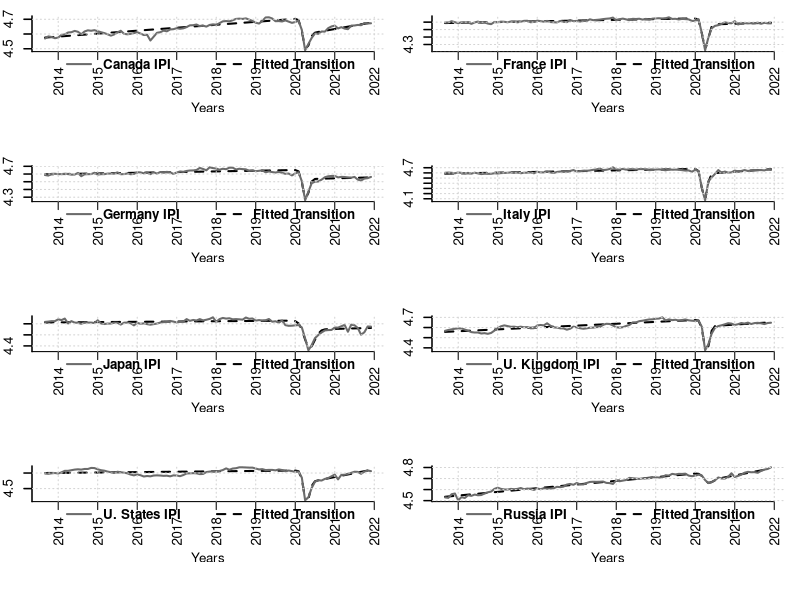
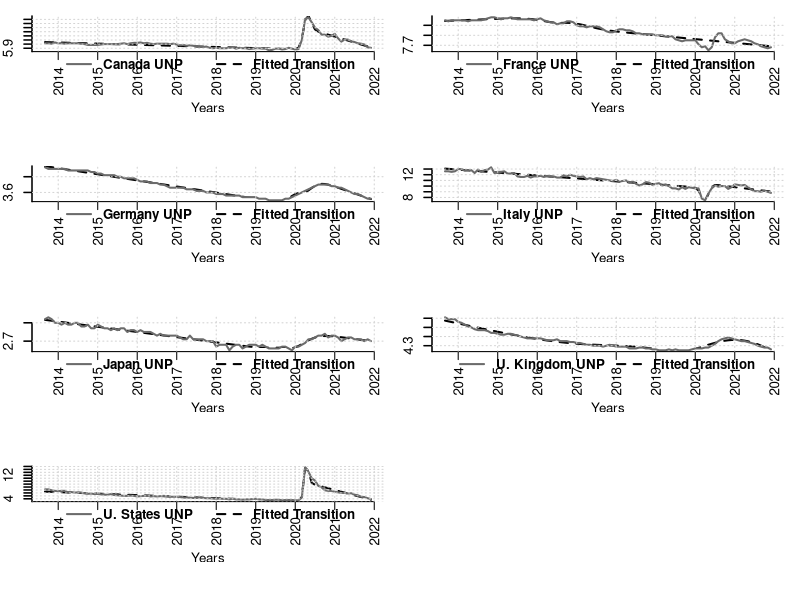
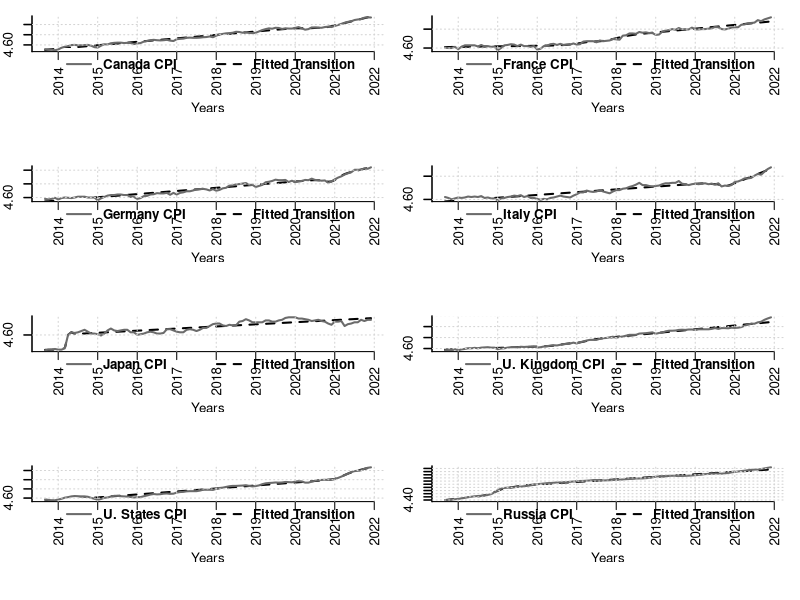

Recreate these plots in R, in order.
#########################################################################################################
# Plot Codes of
# 
# "Does the shape of economic recovery matter? An alternative unit root test with new smooth transition model"
# 
# written by Dr. Mehmet ÖZCAN / www.ozcanmehmet.com / mehmetozcan@kmu.edu.tr 
# 
# 
# 1) Results are printed to the screen.
#
# 2) All steps of application process are explained below. Please check them before run the codes.
#
# *Instructions*
#
# 1) First, please install required R packcages stated in PART-1
# 2) Run all codes in PART-1
# 3) Before run PART-2, please chose working directory folder that contains your "data.txt" file.
# 4) PART-2 codes draw plots for selected G8 country's data. Threfore, before analyse your data try
#    data of this study. It could be found at "cpi.txt", "ind.txt", and "unemp.txt" files in same repository of Dr. Özcan's GitHub page.
#
#########################################################################################################
# PART -1 
#########################################################################################################
# Required Packcages 
library(nloptr)
# Required Functions
#########################################################################################################
#########################################################################################################
# Required Functions
#########################################################################################################
# Starting value estimation for Models (A, B & C)
start0 <- function(yt){
tt<-length(yt)
tr<-as.matrix(c(1:tt))
cc<-as.matrix(rep(1,tt))

tauGs<-c()
for(kk in 1:tt){ tauGs[kk]<-(kk/tt) }
gamaGs<-seq(0,1,0.1)

SSRA<-matrix(0,length(tauGs),length(gamaGs))
SSRB<-matrix(0,length(tauGs),length(gamaGs))
SSRC<-matrix(0,length(tauGs),length(gamaGs))

for(vk in 1:3){
for(vi in 1:(length(gamaGs))){
for(vj in 1:(length(tauGs))){

    It  <- matrix(0,tt,1)
    for(i in 1:tt) if(i>tauGs[vj]*tt) It[i] = 1

st <- (1-exp(-(gamaGs[vi])*(tr-(tauGs[vj]*tt))^2))

if(vk==1){X<-as.matrix(cbind(cc,st,(It*st)))}
if(vk==2){X<-as.matrix(cbind(cc,tr,st,(It*st)))}
if(vk==3){X<-as.matrix(cbind(cc,tr,st,(It*st),(tr*It*st)))}

XX<-(MASS:::ginv(t(X)%*%X, tol=1e-25))
betas<-XX%*%(t(X)%*%yt)
Yhat<-t((t(betas)%*%t(X)))
ehat<-(yt-Yhat)
if(vk==1){SSRA[vj,vi]<-sum((ehat)^2)}
if(vk==2){SSRB[vj,vi]<-sum((ehat)^2)}
if(vk==3){SSRC[vj,vi]<-sum((ehat)^2)} 
}}}

for(vs in 1:3){
if(vs==1){posA<-which(SSRA == min(SSRA), arr.ind = TRUE);
    It  <- matrix(0,tt,1)
    for(i in 1:tt) if(i>tauGs[posA[1]]*tt) It[i] = 1
st1 <- (1-exp(-(gamaGs[posA[2]])*(tr-(tauGs[posA[1]]*tt))^2));
X<-as.matrix(cbind(cc,st1,(It*st1)))}
if(vs==2){posB<-which(SSRB == min(SSRB), arr.ind = TRUE);
    It  <- matrix(0,tt,1)
    for(i in 1:tt) if(i>tauGs[posB[1]]*tt) It[i] = 1
st1 <- (1-exp(-(gamaGs[posB[2]])*(tr-(tauGs[posB[1]]*tt))^2));
X<-as.matrix(cbind(cc,tr,st1,(It*st1)))}
if(vs==3){posC<-which(SSRC == min(SSRC), arr.ind = TRUE);
    It  <- matrix(0,tt,1)
    for(i in 1:tt) if(i>tauGs[posC[1]]*tt) It[i] = 1
st1 <- (1-exp(-(gamaGs[posC[2]])*(tr-(tauGs[posC[1]]*tt))^2));
X<-as.matrix(cbind(cc,tr,st1,(It*st1),(tr*It*st1)))}

XX<-(MASS:::ginv(t(X)%*%X, tol=1e-25))

if(vs==1){betasA<-XX%*%(t(X)%*%yt);
betasA<-rbind(betasA,gamaGs[posA[2]],tauGs[posA[1]])}
if(vs==2){betasB<-XX%*%(t(X)%*%yt);
betasB<-rbind(betasB,gamaGs[posB[2]],tauGs[posB[1]])}
if(vs==3){betasC<-XX%*%(t(X)%*%yt);
betasC<-rbind(betasC,gamaGs[posC[2]],tauGs[posC[1]])}
}
list(betasA=betasA, betasB=betasB, betasC=betasC)
}
#########################################################################################################
# Models (A, B & C) Estimation with Sequential Quadratic Programing
est<-function(yt, b0a, b0b, b0c){
tt<-length(yt)
tr<-as.matrix(c(1:tt))
cc<-as.matrix(rep(1,tt))
X   <- as.matrix(cbind(cc,tr))

stabA<-function(b){
    It  <- matrix(0,tt,1)
    for(i in 1:tt) if(i>b[5]*tt) It[i] = 1

    s1t <- (1-exp(-(b[4])*(tr-(b[5]*tt))^2))
    yth <- (b[1]*X[,1])+(b[2]*s1t)+(b[3]*It*s1t)

    sum((yt-yth)^2)
}

stabB<-function(b){
    It  <- matrix(0,tt,1)
    for(i in 1:tt) if(i>b[6]*tt) It[i] = 1

    s1t <- (1-exp(-(b[5])*(tr-(b[6]*tt))^2))
    yth <- (b[1]*X[,1])+(b[2]*X[,2])+(b[3]*s1t)+(b[4]*It*s1t)

    sum((yt-yth)^2)
}

stabC<-function(b){
    It  <- matrix(0,tt,1)
    for(i in 1:tt) if(i>b[7]*tt) It[i] = 1

    s1t <- (1-exp(-(b[6])*(tr-(b[7]*tt))^2))
    yth <- (b[1]*X[,1])+(b[2]*X[,2])+(b[3]*s1t)+(b[4]*It*s1t)+(b[5]*X[,2]*It*s1t)

    sum((yt-yth)^2)
}

lba<-c(-Inf,-Inf,-Inf,0,0)
uba<-c(Inf,Inf,Inf,Inf,1)

lbb<-c(-Inf,-Inf,-Inf,-Inf,0,0)
ubb<-c(Inf,Inf,Inf,Inf,Inf,1)

lbc<-c(-Inf,-Inf,-Inf,-Inf,-Inf,0,0)
ubc<-c(Inf,Inf,Inf,Inf,Inf,Inf,1)

SA<-nloptr:::slsqp(b0a,fn=stabA,lower=lba,upper=uba, control=list(xtol_rel=1e-25))
SB<-nloptr:::slsqp(b0b,fn=stabB,lower=lbb,upper=ubb, control=list(xtol_rel=1e-25))
SC<-nloptr:::slsqp(b0c,fn=stabC,lower=lbc,upper=ubc, control=list(xtol_rel=1e-25))

staba<-function(b){
    It  <- matrix(0,tt,1)
    for(i in 1:tt) if(i>b[5]*tt) It[i] = 1

    s1t <- (1-exp(-(b[4])*(tr-(b[5]*tt))^2))
    (b[1]*X[,1])+(b[2]*s1t)+(b[3]*It*s1t)
}
yhatA<-staba(SA$par)

stabb<-function(b){
    It  <- matrix(0,tt,1)
    for(i in 1:tt) if(i>b[6]*tt) It[i] = 1

    s1t <- (1-exp(-(b[5])*(tr-(b[6]*tt))^2))
    (b[1]*X[,1])+(b[2]*X[,2])+(b[3]*s1t)+(b[4]*It*s1t)
}
yhatB<-stabb(SB$par)

stabc<-function(b){
    It  <- matrix(0,tt,1)
    for(i in 1:tt) if(i>b[7]*tt) It[i] = 1

    s1t <- (1-exp(-(b[6])*(tr-(b[7]*tt))^2))
    (b[1]*X[,1])+(b[2]*X[,2])+(b[3]*s1t)+(b[4]*It*s1t)+(b[5]*X[,2]*It*s1t)
}
yhatC<-stabc(SC$par)

list(ehat=as.matrix(cbind((yt-yhatA),(yt-yhatB),(yt-yhatC))), yhat=as.matrix(cbind(yhatA,yhatB,yhatC)),BetaA=as.matrix(SA$par),BetaB=as.matrix(SB$par),BetaC=as.matrix(SC$par))
}
#########################################################################################################
# PART - 2
#########################################################################################################
# Aplication
# select working directory folder
# setwd("your folder directory") 
# read data
# the plot codes automatically draw and save .png file into working directory folder

setwd("C:/Users/Ozc/Desktop/Destek")

D1   <- as.matrix(log(read.table("ipi.txt")))
D2   <- as.matrix(read.table("unp.txt"))
D3   <- as.matrix(log(read.table("cpi.txt")))
#########################################################################################################
# IPI Plots
YTR <- matrix(0,nrow(D1),8)
for(i in 1:8){
vrb  <- D1[,i]
TF   <- start0(vrb)
b0a  <- TF$betasA
b0b  <- TF$betasB
b0c  <- TF$betasC
EST  <- est(vrb, b0a, b0b,b0c)
Ytr  <- as.matrix(EST$yhat)
YTR[,i]  <- Ytr[,3]}

graphics.off()
png(filename="IPIs.png",width=1380,height=1920,pointsize=10,res=250)
par(mfrow=c(4,2))
par(cex=0.8, mar=c(6.15,2,1,1))
# Canada
vrb<-D1[,1]
plot(ts(YTR[,1], start=c(2013,9),frequency=12),lty=2,axes=FALSE,lwd=2,col="black",ylab=NA,xlab="Years",ylim=c(min(vrb),max(vrb)))
legend(x = "bottom", inset = c(0, -0.8), legend = c("Canada IPI", "Fitted Transition"), lty = c(1, 2),col = c("gray42", "black"),lwd=2,xpd =TRUE,horiz=TRUE,text.font=2,box.lty=0) 
lines(ts(vrb, start=c(2013,9), frequency=12),lty=1, lwd=2, col="gray42")
axis(1, at =c(2013:2022), labels=c(2013:2022),las=3, gap.axis=0.1)
axis(2, at = seq(round(min(vrb)-0.5,1),round(max(vrb)+0.5,1),0.1),lwd=1.5)
abline(v=(seq(2013,2022,1)), col="lightgray", lty="dotted")
abline(h=seq(round(min(vrb),1),round(max(vrb),1),0.1), col="lightgray", lty="dotted")
# France
vrb<-D1[,2]
plot(ts(YTR[,2], start=c(2013,9),frequency=12),lty=2,axes=FALSE,lwd=2,col="black",ylab=NA,xlab="Years",ylim=c(min(vrb),max(vrb)))
legend(x = "bottom", inset = c(0, -0.8), legend = c("France IPI", "Fitted Transition"), lty = c(1, 2),col = c("gray42", "black"),lwd=2,xpd=TRUE,horiz=TRUE,text.font=2,box.lty=0) 
lines(ts(vrb, start=c(2013,9), frequency=12),lty=1, lwd=2, col="gray42")
axis(1, at =c(2013:2022), labels=c(2013:2022),las=3, gap.axis=0.1)
axis(2, at = seq(round(min(vrb)-0.5,1),round(max(vrb)+0.5,1),0.1),lwd=1.5)
abline(v=(seq(2013,2022,1)), col="lightgray", lty="dotted")
abline(h=seq(round(min(vrb),1),round(max(vrb),1),0.1), col="lightgray", lty="dotted")
# Germany
vrb<-D1[,3]
plot(ts(YTR[,3], start=c(2013,9),frequency=12),lty=2,axes=FALSE,lwd=2,col="black",ylab=NA,xlab="Years",ylim=c(min(vrb),max(vrb)))
legend(x = "bottom", inset = c(0, -0.8), legend = c("Germany IPI", "Fitted Transition"), lty = c(1, 2),col = c("gray42", "black"),lwd=2,xpd=TRUE,horiz=TRUE,text.font=2,box.lty=0) 
lines(ts(vrb, start=c(2013,9), frequency=12),lty=1, lwd=2, col="gray42")
axis(1, at =c(2013:2022), labels=c(2013:2022),las=3, gap.axis=0.1)
axis(2, at = seq(round(min(vrb)-0.5,1),round(max(vrb)+0.5,1),0.1),lwd=1.5)
abline(v=(seq(2013,2022,1)), col="lightgray", lty="dotted")
abline(h=seq(round(min(vrb),1),round(max(vrb),1),0.1), col="lightgray", lty="dotted")
# Italy
vrb<-D1[,4]
plot(ts(YTR[,4], start=c(2013,9),frequency=12),lty=2,axes=FALSE,lwd=2,col="black",ylab=NA,xlab="Years",ylim=c(min(vrb),max(vrb)))
legend(x = "bottom", inset = c(0, -0.8), legend = c("Italy IPI", "Fitted Transition"), lty = c(1, 2),col = c("gray42", "black"),lwd=2,xpd=TRUE,horiz=TRUE,text.font=2,box.lty=0) 
lines(ts(vrb, start=c(2013,9), frequency=12),lty=1, lwd=2, col="gray42")
axis(1, at =c(2013:2022), labels=c(2013:2022),las=3, gap.axis=0.1)
axis(2, at = seq(round(min(vrb)-0.5,1),round(max(vrb)+0.5,1),0.1),lwd=1.5)
abline(v=(seq(2013,2022,1)), col="lightgray", lty="dotted")
abline(h=seq(round(min(vrb),1),round(max(vrb),1),0.1), col="lightgray", lty="dotted")
# Japan
vrb<-D1[,5]
plot(ts(YTR[,5], start=c(2013,9),frequency=12),lty=2,axes=FALSE,lwd=2,col="black",ylab=NA,xlab="Years",ylim=c(min(vrb),max(vrb)))
legend(x = "bottom", inset = c(0, -0.8), legend = c("Japan IPI", "Fitted Transition"), lty = c(1, 2),col = c("gray42", "black"),lwd=2,xpd=TRUE,horiz=TRUE,text.font=2,box.lty=0) 
lines(ts(vrb, start=c(2013,9), frequency=12),lty=1, lwd=2, col="gray42")
axis(1, at =c(2013:2022), labels=c(2013:2022),las=3, gap.axis=0.1)
axis(2, at = seq(round(min(vrb)-0.5,1),round(max(vrb)+0.5,1),0.1),lwd=1.5)
abline(v=(seq(2013,2022,1)), col="lightgray", lty="dotted")
abline(h=seq(round(min(vrb),1),round(max(vrb),1),0.1), col="lightgray", lty="dotted")
# United Kingdom
vrb<-D1[,6]
plot(ts(YTR[,6], start=c(2013,9),frequency=12),lty=2,axes=FALSE,lwd=2,col="black",ylab=NA,xlab="Years",ylim=c(min(vrb),max(vrb)))
legend(x = "bottom", inset = c(0, -0.8), legend = c("U. Kingdom IPI", "Fitted Transition"), lty = c(1, 2),col = c("gray42", "black"),lwd=2,xpd=TRUE,horiz=TRUE,text.font=2,box.lty=0) 
lines(ts(vrb, start=c(2013,9), frequency=12),lty=1, lwd=2, col="gray42")
axis(1, at =c(2013:2022), labels=c(2013:2022),las=3, gap.axis=0.1)
axis(2, at = seq(round(min(vrb)-0.5,1),round(max(vrb)+0.5,1),0.1),lwd=1.5)
abline(v=(seq(2013,2022,1)), col="lightgray", lty="dotted")
abline(h=seq(round(min(vrb),1),round(max(vrb),1),0.1), col="lightgray", lty="dotted")
# United States
vrb<-D1[,7]
plot(ts(YTR[,7], start=c(2013,9),frequency=12),lty=2,axes=FALSE,lwd=2,col="black",ylab=NA,xlab="Years",ylim=c(min(vrb),max(vrb)))
legend(x = "bottom", inset = c(0, -0.8), legend = c("U. States IPI", "Fitted Transition"), lty = c(1, 2),col = c("gray42", "black"),lwd=2,xpd=TRUE,horiz=TRUE,text.font=2,box.lty=0) 
lines(ts(vrb, start=c(2013,9), frequency=12),lty=1, lwd=2, col="gray42")
axis(1, at =c(2013:2022), labels=c(2013:2022),las=3, gap.axis=0.1)
axis(2, at = seq(round(min(vrb)-0.5,1),round(max(vrb)+0.5,1),0.1),lwd=1.5)
abline(v=(seq(2013,2022,1)), col="lightgray", lty="dotted")
abline(h=seq(round(min(vrb),1),round(max(vrb),1),0.1), col="lightgray", lty="dotted")
# Russia
vrb<-D1[,8]
plot(ts(YTR[,8], start=c(2013,9),frequency=12),lty=2,axes=FALSE,lwd=2,col="black",ylab=NA,xlab="Years",ylim=c(min(vrb),max(vrb)))
legend(x = "bottom", inset = c(0, -0.8), legend = c("Russia IPI", "Fitted Transition"), lty = c(1, 2),col = c("gray42", "black"),lwd=2,xpd=TRUE,horiz=TRUE,text.font=2,box.lty=0) 
lines(ts(vrb, start=c(2013,9), frequency=12),lty=1, lwd=2, col="gray42")
axis(1, at =c(2013:2022), labels=c(2013:2022),las=3, gap.axis=0.1)
axis(2, at = seq(round(min(vrb)-0.5,1),round(max(vrb)+0.5,1),0.1),lwd=1.5)
abline(v=(seq(2013,2022,1)), col="lightgray", lty="dotted")
abline(h=seq(round(min(vrb),1),round(max(vrb),1),0.1), col="lightgray", lty="dotted")
dev.off()
graphics.off()

#########################################################################################################
# UNP Plots
YTR <- matrix(0,nrow(D2),7)
for(i in 1:7){
vrb  <- D2[,i]
TF   <- start0(vrb)
b0a  <- TF$betasA
b0b  <- TF$betasB
b0c  <- TF$betasC
EST  <- est(vrb, b0a, b0b,b0c)
Ytr  <- as.matrix(EST$yhat)
YTR[,i]  <- Ytr[,3]}

# Plots
graphics.off()
png(filename="UNPs.png",width=1380,height=1920,pointsize=10,res=250)
par(mfrow=c(4,2))
par(cex=0.8, mar=c(6.15,2,1,1))
# Canada
vrb<-D2[,1]
plot(ts(YTR[,1], start=c(2013,9),frequency=12),lty=2,axes=FALSE,lwd=2,col="black",ylab=NA,xlab="Years",ylim=c(min(vrb),max(vrb)))
legend(x = "bottom", inset = c(0, -0.8), legend = c("Canada UNP", "Fitted Transition"), lty = c(1, 2),col = c("gray42", "black"),lwd=2,xpd =TRUE,horiz=TRUE,text.font=2,box.lty=0) 
lines(ts(vrb, start=c(2013,9), frequency=12),lty=1, lwd=2, col="gray42")
axis(1, at =c(2013:2022), labels=c(2013:2022),las=3, gap.axis=0.1)
axis(2, at = seq(round(min(vrb)-0.5,1),round(max(vrb)+0.5,1),1),lwd=1.5)
abline(v=(seq(2013,2022,1)), col="lightgray", lty="dotted")
abline(h=seq(round(min(vrb)-0.5,1),round(max(vrb)+0.5,1),1), col="lightgray", lty="dotted")
# France
vrb<-D2[,2]
plot(ts(YTR[,2], start=c(2013,9),frequency=12),lty=2,axes=FALSE,lwd=2,col="black",ylab=NA,xlab="Years",ylim=c(min(vrb),max(vrb)))
legend(x = "bottom", inset = c(0, -0.8), legend = c("France UNP", "Fitted Transition"), lty = c(1, 2),col = c("gray42", "black"),lwd=2,xpd=TRUE,horiz=TRUE,text.font=2,box.lty=0) 
lines(ts(vrb, start=c(2013,9), frequency=12),lty=1, lwd=2, col="gray42")
axis(1, at =c(2013:2022), labels=c(2013:2022),las=3, gap.axis=0.1)
axis(2, at = seq(round(min(vrb)-0.5,1),round(max(vrb)+0.5,1),1),lwd=1.5)
abline(v=(seq(2013,2022,1)), col="lightgray", lty="dotted")
abline(h=seq(round(min(vrb)-0.5,1),round(max(vrb)+0.5,1),1), col="lightgray", lty="dotted")
# Germany
vrb<-D2[,3]
plot(ts(YTR[,3], start=c(2013,9),frequency=12),lty=2,axes=FALSE,lwd=2,col="black",ylab=NA,xlab="Years",ylim=c(min(vrb),max(vrb)))
legend(x = "bottom", inset = c(0, -0.8), legend = c("Germany UNP", "Fitted Transition"), lty = c(1, 2),col = c("gray42", "black"),lwd=2,xpd=TRUE,horiz=TRUE,text.font=2,box.lty=0) 
lines(ts(vrb, start=c(2013,9), frequency=12),lty=1, lwd=2, col="gray42")
axis(1, at =c(2013:2022), labels=c(2013:2022),las=3, gap.axis=0.1)
axis(2, at = seq(round(min(vrb)-0.5,1),round(max(vrb)+0.5,1),1),lwd=1.5)
abline(v=(seq(2013,2022,1)), col="lightgray", lty="dotted")
abline(h=seq(round(min(vrb)-0.5,1),round(max(vrb)+0.5,1),1), col="lightgray", lty="dotted")
# Italy
vrb<-D2[,4]
plot(ts(YTR[,4], start=c(2013,9),frequency=12),lty=2,axes=FALSE,lwd=2,col="black",ylab=NA,xlab="Years",ylim=c(min(vrb),max(vrb)))
legend(x = "bottom", inset = c(0, -0.8), legend = c("Italy UNP", "Fitted Transition"), lty = c(1, 2),col = c("gray42", "black"),lwd=2,xpd=TRUE,horiz=TRUE,text.font=2,box.lty=0) 
lines(ts(vrb, start=c(2013,9), frequency=12),lty=1, lwd=2, col="gray42")
axis(1, at =c(2013:2022), labels=c(2013:2022),las=3, gap.axis=0.1)
axis(2, at = seq(round(min(vrb)-0.5,1),round(max(vrb)+0.5,1),1),lwd=1.5)
abline(v=(seq(2013,2022,1)), col="lightgray", lty="dotted")
abline(h=seq(round(min(vrb)-0.5,1),round(max(vrb)+0.5,1),1), col="lightgray", lty="dotted")
# Japan
vrb<-D2[,5]
plot(ts(YTR[,5], start=c(2013,9),frequency=12),lty=2,axes=FALSE,lwd=2,col="black",ylab=NA,xlab="Years",ylim=c(min(vrb),max(vrb)))
legend(x = "bottom", inset = c(0, -0.8), legend = c("Japan UNP", "Fitted Transition"), lty = c(1, 2),col = c("gray42", "black"),lwd=2,xpd=TRUE,horiz=TRUE,text.font=2,box.lty=0) 
lines(ts(vrb, start=c(2013,9), frequency=12),lty=1, lwd=2, col="gray42")
axis(1, at =c(2013:2022), labels=c(2013:2022),las=3, gap.axis=0.1)
axis(2, at = seq(round(min(vrb)-0.5,1),round(max(vrb)+0.5,1),1),lwd=1.5)
abline(v=(seq(2013,2022,1)), col="lightgray", lty="dotted")
abline(h=seq(round(min(vrb)-0.5,1),round(max(vrb)+0.5,1),1), col="lightgray", lty="dotted")
# United Kingdom
vrb<-D2[,6]
plot(ts(YTR[,6], start=c(2013,9),frequency=12),lty=2,axes=FALSE,lwd=2,col="black",ylab=NA,xlab="Years",ylim=c(min(vrb),max(vrb)))
legend(x = "bottom", inset = c(0, -0.8), legend = c("U. Kingdom UNP", "Fitted Transition"), lty = c(1, 2),col = c("gray42", "black"),lwd=2,xpd=TRUE,horiz=TRUE,text.font=2,box.lty=0) 
lines(ts(vrb, start=c(2013,9), frequency=12),lty=1, lwd=2, col="gray42")
axis(1, at =c(2013:2022), labels=c(2013:2022),las=3, gap.axis=0.1)
axis(2, at = seq(round(min(vrb)-0.5,1),round(max(vrb)+0.5,1),1),lwd=1.5)
abline(v=(seq(2013,2022,1)), col="lightgray", lty="dotted")
abline(h=seq(round(min(vrb)-0.5,1),round(max(vrb)+0.5,1),1), col="lightgray", lty="dotted")
# United States
vrb<-D2[,7]
plot(ts(YTR[,7], start=c(2013,9),frequency=12),lty=2,axes=FALSE,lwd=2,col="black",ylab=NA,xlab="Years",ylim=c(min(vrb),max(vrb)))
legend(x = "bottom", inset = c(0, -0.8), legend = c("U. States UNP", "Fitted Transition"), lty = c(1, 2),col = c("gray42", "black"),lwd=2,xpd=TRUE,horiz=TRUE,text.font=2,box.lty=0) 
lines(ts(vrb, start=c(2013,9), frequency=12),lty=1, lwd=2, col="gray42")
axis(1, at =c(2013:2022), labels=c(2013:2022),las=3, gap.axis=0.1)
axis(2, at = seq(round(min(vrb)-0.5,1),round(max(vrb)+0.5,1),1),lwd=1.5)
abline(v=(seq(2013,2022,1)), col="lightgray", lty="dotted")
abline(h=seq(round(min(vrb)-0.5,1),round(max(vrb)+0.5,1),1), col="lightgray", lty="dotted")
dev.off()
graphics.off()

#########################################################################################################
# CPI Plots
YTR <- matrix(0,nrow(D3),8)
for(i in 1:8){
vrb  <- D3[,i]
TF   <- start0(vrb)
b0a  <- TF$betasA
b0b  <- TF$betasB
b0c  <- TF$betasC
EST  <- est(vrb, b0a, b0b,b0c)
Ytr  <- as.matrix(EST$yhat)
YTR[,i]  <- Ytr[,3]}

# Plots

graphics.off()
png(filename="CPIs.png",width=1380,height=1920,pointsize=10,res=250)
par(mfrow=c(4,2))
par(cex=0.8, mar=c(6.15,2,1,1))
# Canada
vrb<-D3[,1]
plot(ts(YTR[,1], start=c(2013,9),frequency=12),lty=2,axes=FALSE,lwd=2,col="black",ylab=NA,xlab="Years",ylim=c(min(vrb),max(vrb)))
legend(x = "bottom", inset = c(0, -0.8), legend = c("Canada CPI", "Fitted Transition"), lty = c(1, 2),col = c("gray42", "black"),lwd=2,xpd =TRUE,horiz=TRUE,text.font=2,box.lty=0) 
lines(ts(vrb, start=c(2013,9), frequency=12),lty=1, lwd=2, col="gray42")
axis(1, at =c(2013:2022), labels=c(2013:2022),las=3, gap.axis=0.1)
axis(2, at = seq(round(min(vrb)-0.5,1),round(max(vrb)+0.5,1),0.05),lwd=1.5)
abline(v=(seq(2013,2022,1)), col="lightgray", lty="dotted")
abline(h=seq(round(min(vrb)-0.5,1),round(max(vrb),1)+0.5,0.05), col="lightgray", lty="dotted")
# France
vrb<-D3[,2]
plot(ts(YTR[,2], start=c(2013,9),frequency=12),lty=2,axes=FALSE,lwd=2,col="black",ylab=NA,xlab="Years",ylim=c(min(vrb),max(vrb)))
legend(x = "bottom", inset = c(0, -0.8), legend = c("France CPI", "Fitted Transition"), lty = c(1, 2),col = c("gray42", "black"),lwd=2,xpd=TRUE,horiz=TRUE,text.font=2,box.lty=0) 
lines(ts(vrb, start=c(2013,9), frequency=12),lty=1, lwd=2, col="gray42")
axis(1, at =c(2013:2022), labels=c(2013:2022),las=3, gap.axis=0.1)
axis(2, at = seq(round(min(vrb)-0.5,1),round(max(vrb)+0.5,1),0.05),lwd=1.5)
abline(v=(seq(2013,2022,1)), col="lightgray", lty="dotted")
abline(h=seq(round(min(vrb)-0.5,1),round(max(vrb),1)+0.5,0.05), col="lightgray", lty="dotted")
# Germany
vrb<-D3[,3]
plot(ts(YTR[,3], start=c(2013,9),frequency=12),lty=2,axes=FALSE,lwd=2,col="black",ylab=NA,xlab="Years",ylim=c(min(vrb),max(vrb)))
legend(x = "bottom", inset = c(0, -0.8), legend = c("Germany CPI", "Fitted Transition"), lty = c(1, 2),col = c("gray42", "black"),lwd=2,xpd=TRUE,horiz=TRUE,text.font=2,box.lty=0) 
lines(ts(vrb, start=c(2013,9), frequency=12),lty=1, lwd=2, col="gray42")
axis(1, at =c(2013:2022), labels=c(2013:2022),las=3, gap.axis=0.1)
axis(2, at = seq(round(min(vrb)-0.5,1),round(max(vrb)+0.5,1),0.05),lwd=1.5)
abline(v=(seq(2013,2022,1)), col="lightgray", lty="dotted")
abline(h=seq(round(min(vrb)-0.5,1),round(max(vrb),1)+0.5,0.05), col="lightgray", lty="dotted")
# Italy
vrb<-D3[,4]
plot(ts(YTR[,4], start=c(2013,9),frequency=12),lty=2,axes=FALSE,lwd=2,col="black",ylab=NA,xlab="Years",ylim=c(min(vrb),max(vrb)))
legend(x = "bottom", inset = c(0, -0.8), legend = c("Italy CPI", "Fitted Transition"), lty = c(1, 2),col = c("gray42", "black"),lwd=2,xpd=TRUE,horiz=TRUE,text.font=2,box.lty=0) 
lines(ts(vrb, start=c(2013,9), frequency=12),lty=1, lwd=2, col="gray42")
axis(1, at =c(2013:2022), labels=c(2013:2022),las=3, gap.axis=0.1)
axis(2, at = seq(round(min(vrb)-0.5,1),round(max(vrb)+0.5,1),0.05),lwd=1.5)
abline(v=(seq(2013,2022,1)), col="lightgray", lty="dotted")
abline(h=seq(round(min(vrb)-0.5,1),round(max(vrb),1)+0.5,0.05), col="lightgray", lty="dotted")
# Japan
vrb<-D3[,5]
plot(ts(YTR[,5], start=c(2013,9),frequency=12),lty=2,axes=FALSE,lwd=2,col="black",ylab=NA,xlab="Years",ylim=c(min(vrb),max(vrb)))
legend(x = "bottom", inset = c(0, -0.8), legend = c("Japan CPI", "Fitted Transition"), lty = c(1, 2),col = c("gray42", "black"),lwd=2,xpd=TRUE,horiz=TRUE,text.font=2,box.lty=0) 
lines(ts(vrb, start=c(2013,9), frequency=12),lty=1, lwd=2, col="gray42")
axis(1, at =c(2013:2022), labels=c(2013:2022),las=3, gap.axis=0.1)
axis(2, at = seq(round(min(vrb)-0.5,1),round(max(vrb)+0.5,1),0.05),lwd=1.5)
abline(v=(seq(2013,2022,1)), col="lightgray", lty="dotted")
abline(h=seq(round(min(vrb)-0.5,1),round(max(vrb),1)+0.5,0.05), col="lightgray", lty="dotted")
# United Kingdom
vrb<-D3[,6]
plot(ts(YTR[,6], start=c(2013,9),frequency=12),lty=2,axes=FALSE,lwd=2,col="black",ylab=NA,xlab="Years",ylim=c(min(vrb),max(vrb)))
legend(x = "bottom", inset = c(0, -0.8), legend = c("U. Kingdom CPI", "Fitted Transition"), lty = c(1, 2),col = c("gray42", "black"),lwd=2,xpd=TRUE,horiz=TRUE,text.font=2,box.lty=0) 
lines(ts(vrb, start=c(2013,9), frequency=12),lty=1, lwd=2, col="gray42")
axis(1, at =c(2013:2022), labels=c(2013:2022),las=3, gap.axis=0.1)
axis(2, at = seq(round(min(vrb)-0.5,1),round(max(vrb)+0.5,1),0.05),lwd=1.5)
abline(v=(seq(2013,2022,1)), col="lightgray", lty="dotted")
abline(h=seq(round(min(vrb)-0.5,1),round(max(vrb),1)+0.5,0.05), col="lightgray", lty="dotted")
# United States
vrb<-D3[,7]
plot(ts(YTR[,7], start=c(2013,9),frequency=12),lty=2,axes=FALSE,lwd=2,col="black",ylab=NA,xlab="Years",ylim=c(min(vrb),max(vrb)))
legend(x = "bottom", inset = c(0, -0.8), legend = c("U. States CPI", "Fitted Transition"), lty = c(1, 2),col = c("gray42", "black"),lwd=2,xpd=TRUE,horiz=TRUE,text.font=2,box.lty=0) 
lines(ts(vrb, start=c(2013,9), frequency=12),lty=1, lwd=2, col="gray42")
axis(1, at =c(2013:2022), labels=c(2013:2022),las=3, gap.axis=0.1)
axis(2, at = seq(round(min(vrb)-0.5,1),round(max(vrb)+0.5,1),0.05),lwd=1.5)
abline(v=(seq(2013,2022,1)), col="lightgray", lty="dotted")
abline(h=seq(round(min(vrb)-0.5,1),round(max(vrb),1)+0.5,0.05), col="lightgray", lty="dotted")
# Russia
vrb<-D3[,8]
plot(ts(YTR[,8], start=c(2013,9),frequency=12),lty=2,axes=FALSE,lwd=2,col="black",ylab=NA,xlab="Years",ylim=c(min(vrb),max(vrb)))
legend(x = "bottom", inset = c(0, -0.8), legend = c("Russia CPI", "Fitted Transition"), lty = c(1, 2),col = c("gray42", "black"),lwd=2,xpd=TRUE,horiz=TRUE,text.font=2,box.lty=0) 
lines(ts(vrb, start=c(2013,9), frequency=12),lty=1, lwd=2, col="gray42")
axis(1, at =c(2013:2022), labels=c(2013:2022),las=3, gap.axis=0.1)
axis(2, at = seq(round(min(vrb)-0.5,1),round(max(vrb)+0.5,1),0.05),lwd=1.5)
abline(v=(seq(2013,2022,1)), col="lightgray", lty="dotted")
abline(h=seq(round(min(vrb)-0.5,1),round(max(vrb),1)+0.5,0.05), col="lightgray", lty="dotted")
dev.off()
graphics.off()

# END 